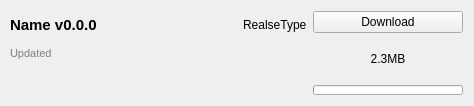
<?xml version="1.0" encoding="UTF-8"?>
<ui version="4.0">
 <class>CurseforgeFileItemWidget</class>
 <widget class="QWidget" name="CurseforgeFileItemWidget">
  <property name="geometry">
   <rect>
    <x>0</x>
    <y>0</y>
    <width>474</width>
    <height>106</height>
   </rect>
  </property>
  <property name="contextMenuPolicy">
   <enum>Qt::CustomContextMenu</enum>
  </property>
  <layout class="QGridLayout" name="gridLayout">
   <property name="leftMargin">
    <number>10</number>
   </property>
   <item row="0" column="0">
    <layout class="QVBoxLayout" name="verticalLayout">
     <property name="spacing">
      <number>2</number>
     </property>
     <item>
      <layout class="QHBoxLayout" name="horizontalLayout_4">
       <item>
        <widget class="QLabel" name="displayNameText">
         <property name="sizePolicy">
          <sizepolicy hsizetype="Expanding" vsizetype="Preferred">
           <horstretch>0</horstretch>
           <verstretch>0</verstretch>
          </sizepolicy>
         </property>
         <property name="font">
          <font>
           <pointsize>11</pointsize>
           <weight>75</weight>
           <bold>true</bold>
          </font>
         </property>
         <property name="toolTip">
          <string notr="true"/>
         </property>
         <property name="text">
          <string>Name v0.0.0</string>
         </property>
        </widget>
       </item>
       <item>
        <widget class="QLabel" name="releaseType">
         <property name="text">
          <string notr="true">RealseType</string>
         </property>
        </widget>
       </item>
      </layout>
     </item>
     <item>
      <layout class="QHBoxLayout" name="horizontalLayout_2">
       <item>
        <widget class="QLabel" name="label">
         <property name="font">
          <font>
           <pointsize>8</pointsize>
          </font>
         </property>
         <property name="styleSheet">
          <string notr="true">color: rgb(127, 127, 127);</string>
         </property>
         <property name="text">
          <string>Updated</string>
         </property>
        </widget>
       </item>
       <item>
        <widget class="QLabel" name="fileDateText">
         <property name="font">
          <font>
           <pointsize>8</pointsize>
          </font>
         </property>
         <property name="styleSheet">
          <string notr="true">color: rgb(127, 127, 127);</string>
         </property>
         <property name="text">
          <string/>
         </property>
        </widget>
       </item>
       <item>
        <spacer name="horizontalSpacer_2">
         <property name="orientation">
          <enum>Qt::Horizontal</enum>
         </property>
         <property name="sizeHint" stdset="0">
          <size>
           <width>40</width>
           <height>20</height>
          </size>
         </property>
        </spacer>
       </item>
       <item>
        <layout class="QHBoxLayout" name="versionsLayout"/>
       </item>
      </layout>
     </item>
     <item>
      <layout class="QHBoxLayout" name="horizontalLayout">
       <item>
        <widget class="QLabel" name="fileNameText">
         <property name="text">
          <string/>
         </property>
        </widget>
       </item>
       <item>
        <spacer name="horizontalSpacer">
         <property name="orientation">
          <enum>Qt::Horizontal</enum>
         </property>
         <property name="sizeHint" stdset="0">
          <size>
           <width>195</width>
           <height>20</height>
          </size>
         </property>
        </spacer>
       </item>
       <item>
        <layout class="QHBoxLayout" name="loadersLayout"/>
       </item>
      </layout>
     </item>
    </layout>
   </item>
   <item row="0" column="1">
    <layout class="QVBoxLayout" name="verticalLayout_2">
     <item>
      <widget class="QPushButton" name="downloadButton">
       <property name="sizePolicy">
        <sizepolicy hsizetype="Fixed" vsizetype="Fixed">
         <horstretch>0</horstretch>
         <verstretch>0</verstretch>
        </sizepolicy>
       </property>
       <property name="minimumSize">
        <size>
         <width>150</width>
         <height>0</height>
        </size>
       </property>
       <property name="maximumSize">
        <size>
         <width>150</width>
         <height>16777215</height>
        </size>
       </property>
       <property name="text">
        <string>Download</string>
       </property>
       <property name="icon">
        <iconset theme="download">
         <normaloff>.</normaloff>.</iconset>
       </property>
      </widget>
     </item>
     <item>
      <widget class="QLabel" name="downloadSpeedText">
       <property name="sizePolicy">
        <sizepolicy hsizetype="Preferred" vsizetype="Preferred">
         <horstretch>0</horstretch>
         <verstretch>0</verstretch>
        </sizepolicy>
       </property>
       <property name="toolTip">
        <string notr="true"/>
       </property>
       <property name="text">
        <string>2.3MB</string>
       </property>
       <property name="alignment">
        <set>Qt::AlignCenter</set>
       </property>
      </widget>
     </item>
     <item>
      <widget class="QProgressBar" name="downloadProgress">
       <property name="sizePolicy">
        <sizepolicy hsizetype="Fixed" vsizetype="Minimum">
         <horstretch>0</horstretch>
         <verstretch>0</verstretch>
        </sizepolicy>
       </property>
       <property name="minimumSize">
        <size>
         <width>150</width>
         <height>0</height>
        </size>
       </property>
       <property name="maximumSize">
        <size>
         <width>150</width>
         <height>10</height>
        </size>
       </property>
       <property name="value">
        <number>0</number>
       </property>
       <property name="textVisible">
        <bool>false</bool>
       </property>
      </widget>
     </item>
    </layout>
   </item>
  </layout>
 </widget>
 <resources/>
 <connections/>
</ui>
